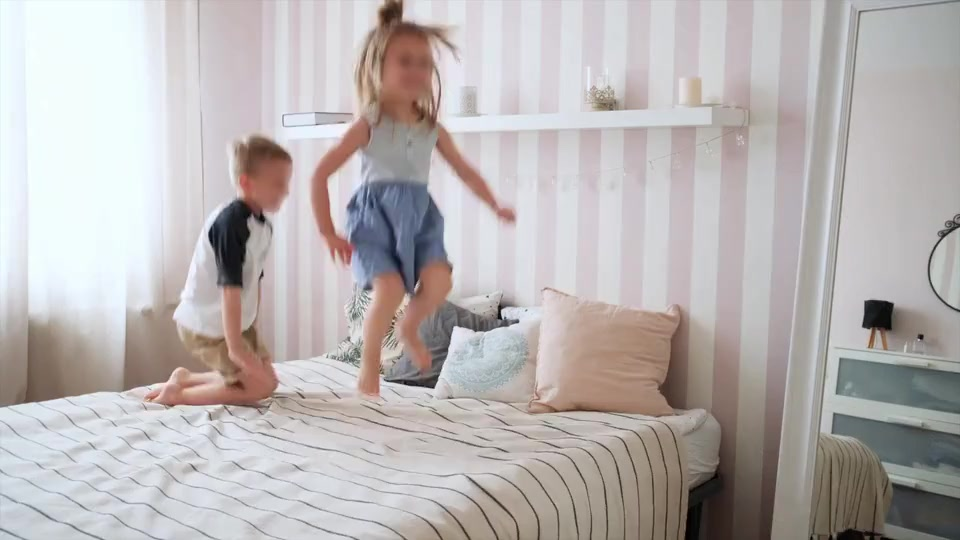
#> input picture inputs/demo/00000.jpg, 960 x 540 px; its folder holds only this picture in this run
$ python etc.py
#> lines starting #> are read from the running program, lines starting #| are printed output that depends on the picture
import os
import shutil
from PIL import Image
from glob import glob

tgt_dirs = sorted(glob('inputs/*'))

#! for the making folder
tgt_dir = [d for d in tgt_dirs if '.' in d]
for d in tgt_dir:
    seq_name = d.split('/')[-1].split('.')[0]
    new_dir = f'inputs/{seq_name}'

    os.makedirs(new_dir, exist_ok=True)
    shutil.move(d, new_dir)


#! for the resizing
tgt_dir = [d for d in tgt_dirs if ('_' not in d) and ('backup' not in d)]
for d in tgt_dir:
    _ = glob(f'{d}/*'); assert len(_) == 1
    seq_name = d.split('/')[-1].split('.')[0]

    img = Image.open(_[0])
#> img is the input picture: PIL image 960x540 RGB; mean R, G, B 184.8, 179.6, 179
    resized_img = img.resize([1024, 1024])
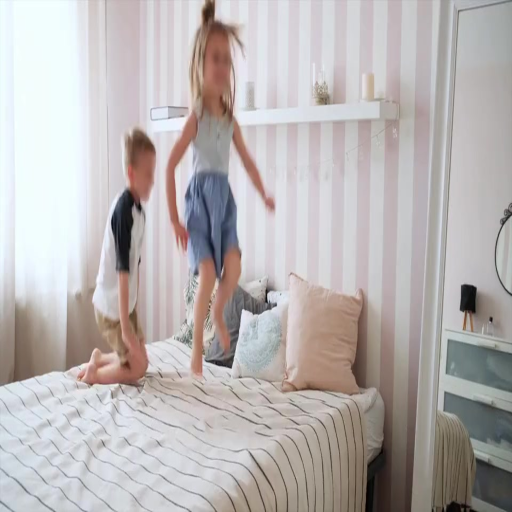
#> resized_img: PIL image 1024x1024 RGB (shown at 1/2 size); mean R, G, B 184.8, 179.6, 179

    shutil.move(d, f'inputs/backup/{seq_name}')
    os.makedirs(d, exist_ok=True)
    resized_img.save(_[0])
